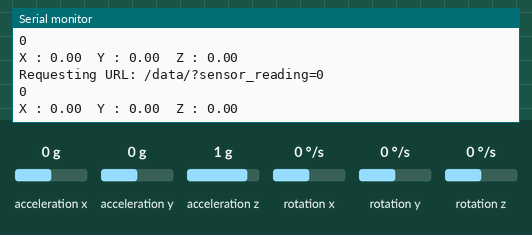
This sketch was run on a simulated ESP8266 (NodeMCU). Shown: the last lines printed to the serial monitor. The test bench sets the inputs (shaded band); at power-on: acceleration x 0 g, acceleration y 0 g, acceleration z 1 g, rotation z 0 °/s, rotation x 0 °/s, rotation y 0 °/s. WiFi joins after 1.5 s; servers stay silent unless stated; uploads are accepted with an empty reply.

Above: at 4.7 s.
4.8 s: acceleration x set to -1.4 g
At 4.98 s:
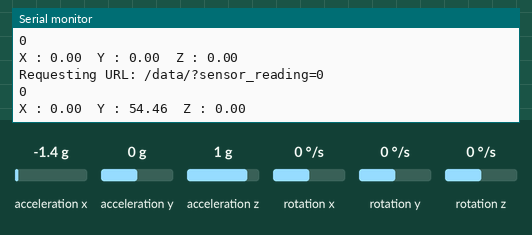
6.3 s: acceleration y set to -1.4 g
At 6.56 s:
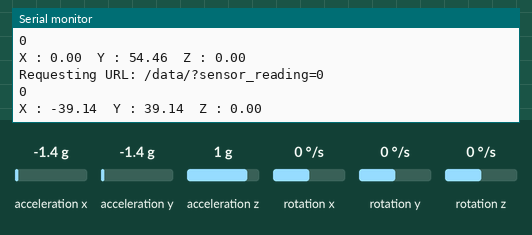
7.8 s: acceleration z set to -1.4 g
At 8.13 s:
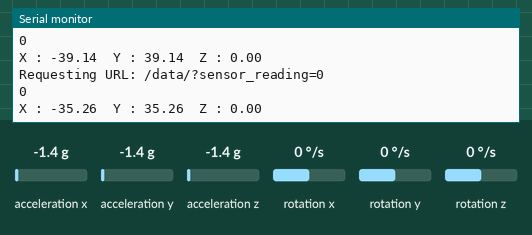
9.3 s: rotation z set to -192 °/s
At 9.7 s:
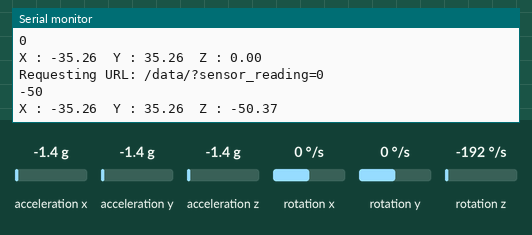
Timing chart, 0 to 11.8 s (numbered marks = the images above; inputs shaded):
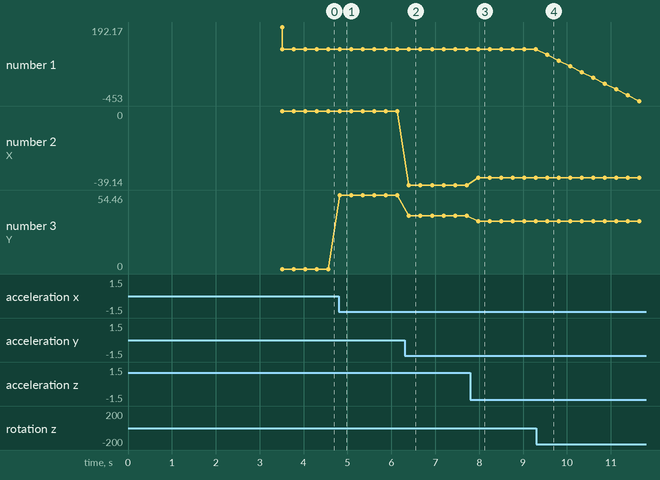

The sketch:

helmetUnit.ino
```cpp
#include <ESP8266WiFi.h>
#include <OneWire.h>
#include "Wire.h"
#include <MPU6050_light.h>
MPU6050 mpu(Wire);
const char *ssid = "Rahat";
const char *password = "bubt1234";
int temp = 0;
void setup() {
  Serial.begin(115200);
  delay(10);
  Wire.begin();
  byte status = mpu.begin();
  Serial.print(F("MPU6050 status: "));
  Serial.println(status);
  while (status != 0) {}  // stop everything if could not connect to MPU6050
  Serial.println(F("Calculating offsets, do not move MPU6050"));
  delay(1000);
  // mpu.upsideDownMounting = true; // uncomment this line if the MPU6050 is mounted upside-down
  mpu.calcOffsets();  // gyro and accelero
  Serial.println("Done!\n");
  // We start by connecting to a WiFi network
  Serial.println();
  Serial.println();
  Serial.print("Connecting to ");
  Serial.println(ssid);
  WiFi.mode(WIFI_STA);
  WiFi.begin(ssid, password);
  while (WiFi.status() != WL_CONNECTED) {
    delay(500);
    Serial.print(".");
  }
  Serial.println("");
  Serial.println("WiFi connected");
  Serial.println("IP address: ");
  Serial.println(WiFi.localIP());
}
void loop() {
  mpu.update();
  temp = (mpu.getAngleZ());
  Serial.println(temp);
  Serial.print("X : ");
  Serial.print(mpu.getAngleX());
  Serial.print("\tY : ");
  Serial.print(mpu.getAngleY());
  Serial.print("\tZ : ");
  Serial.println(mpu.getAngleZ());
  char intToPrint[5];
  itoa(temp, intToPrint, 10);  //integer to string conversion for OLED library
  // Use WiFiClient class to create TCP connections
  WiFiClient client;
  const char *host = "192.168.4.1";
  const int httpPort = 80;
  if (!client.connect(host, httpPort)) {
    Serial.println("connection failed");
    return;
  }
  // We now create a URI for the request
  String url = "/data/";
  url += "?sensor_reading=";
  url += intToPrint;
  Serial.print("Requesting URL: ");
  Serial.println(url);
  // This will send the request to the server
  client.print(String("GET ") + url + " HTTP/1.1\r\n" + "Host: " + host + "\r\n" + "Connection: close\r\n\r\n");
  unsigned long timeout = millis();
  while (client.available() == 0) {
    if (millis() - timeout > 5000) {
      Serial.println(">>> Client Timeout !");
      client.stop();
      return;
    }
  }
}
```

Measured:
- after the input at 4.8 s, the serial monitor: prints a new line at once (image 1)
- after the input at 6.3 s, the serial monitor: prints a new line after 0.10 s (image 2)
- after the input at 7.8 s, the serial monitor: prints a new line after 0.17 s (image 3)
- after the input at 9.3 s, the serial monitor: prints a new line after 0.25 s (image 4)
- plotted number 1: 0 → -453 after the input at 9.3 s
- plotted number 2: 0 → -39.14 after the input at 6.3 s, -39.14 → -35.26 after the input at 7.8 s
- plotted number 3: 0 → 54.46 after the input at 4.8 s, 54.46 → 39.14 after the input at 6.3 s, 39.14 → 35.26 after the input at 7.8 s
